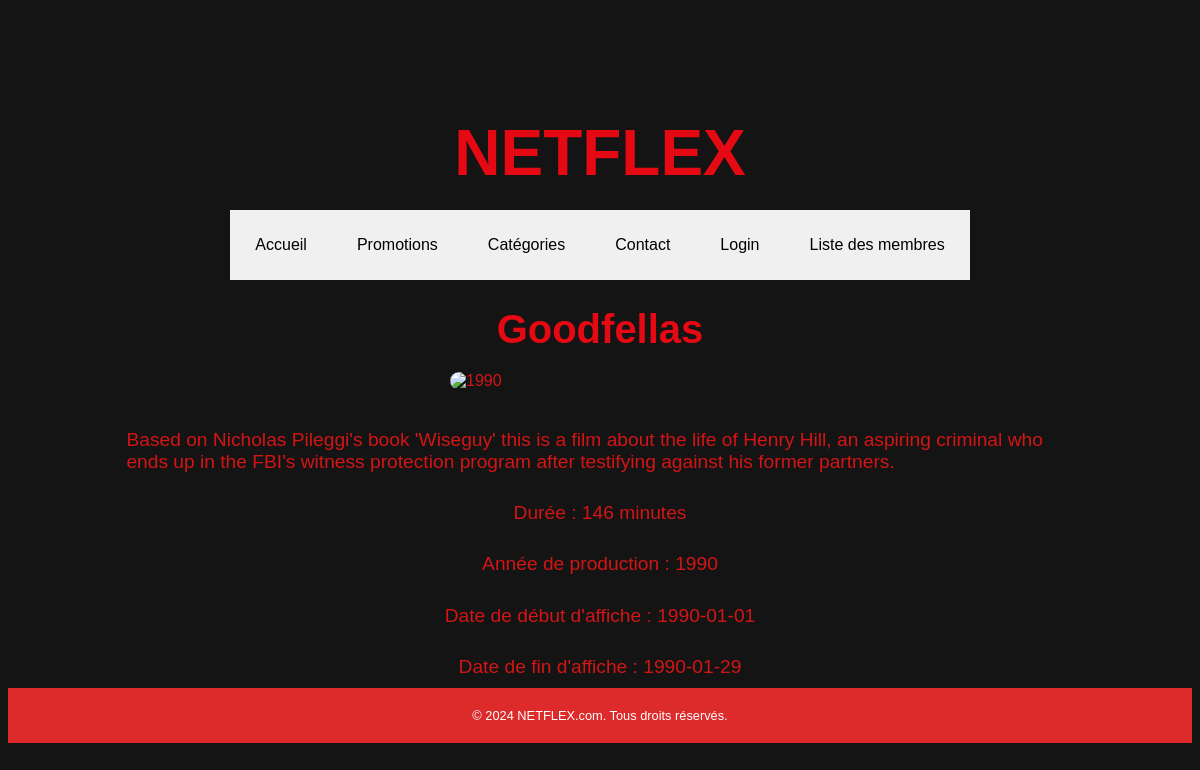
Screenshot of /film.php?id=0 with the database file from the repository.
### tables this page shows
CREATE TABLE IF NOT EXISTS `film` (
  `id` int(11) NOT NULL,
  `genre_id` tinyint(4) DEFAULT NULL,
  `distrib_id` int(11) DEFAULT NULL,
  `titre` varchar(255) NOT NULL,
  `resum` varchar(255) NOT NULL,
  `date_debut_affiche` date NOT NULL,
  `date_fin_affiche` date NOT NULL,
  `duree_min` int(11) NOT NULL,
  `annee_prod` int(11) DEFAULT NULL,
  PRIMARY KEY (`id`),
  KEY `id_genre` (`genre_id`),
  KEY `id_distrib` (`distrib_id`)
);

### film.php (called while the page is built)
<?php
require_once("helper.php");
require_once('Models/Database.class.php');
require_once('Models/Film.class.php');
$filmModel = new Film;
if (array_key_exists('id', $_GET)) {
    $film = $filmModel->getById($_GET['id']);
}
include("Views/film.php");

### Models/Database.class.php (called while the page is built, shortened)
<?php
abstract class Database {
    public function __construct() {
        $this->db = new PDO('mysql:host=localhost;dbname=cinema;charset=utf8', 'root', '');
    }
}

### Models/Film.class.php (called while the page is built, shortened)
<?php
class Film extends Database {
    public function getById($id) {
        $request = $this->db->prepare("SELECT * FROM film WHERE id = :id");
        $request->execute([
            'id' => $id
        ]);
        $data = $request->fetch(PDO::FETCH_ASSOC);
        return $data;
    }
}

### helper.php (called while the page is built)
<?php
function getPoster($name, $year) {
    $name = urlencode($name);
    $data = file_get_contents("https://api.themoviedb.org/3/search/movie?api_key=15d2ea6d0dc1d476efbca3eba2b9bbfb&query=$name&year=$year");
    $data = json_decode($data, 1);
    $url = "http://image.tmdb.org/t/p/w500/" . ($data['results'][0]['poster_path'] ?? '/9xjZS2rlVxm8SFx8kPC3aIGCOYQ.jpg');
    return $url;
}

### Views/film.php (the view, shortened to what this page needs)
<!DOCTYPE html>
<html lang="en">
<head>
    <link rel="stylesheet" href="./css/film.css">
    <link rel="stylesheet" href="./css/navbar.php">
    <link rel="stylesheet" href="./css/footer.php">
</head>
<body>
<div class="container">
<h1>NETFLEX</h1>
<?php include 'navbar.php'; ?>
    <?php if ($film): ?>
        <h1 class="title"><?php echo $film['titre']; ?></h1>
        <img src="<?= getPoster($film['titre'], $film['annee_prod']) ?>" alt="<?= $film['annee_prod'] ?>">
        <p class="summary"><?php echo $film['resum']; ?></p>
        <p class="duration">Durée : <?php echo $film['duree_min']; ?> minutes</p>
        <p class="year">Année de production : <?php echo $film['annee_prod']; ?></p>
        <p class="start-date">Date de début d'affiche : <?php echo $film['date_debut_affiche']; ?></p>
        <p class="end-date">Date de fin d'affiche : <?php echo $film['date_fin_affiche']; ?></p>
    <?php else: ?>
        <p class="error">Ce film n'existe pas.</p>
    <?php endif; ?>
</div>
<?php include './Views/footer.php'; ?>
</body>
</html>

### css/film.css (style rules this page uses)
body { background-color: #141414; color: #d31515; font-family: Arial, sans-serif; flex-direction: column; min-height: 100vh; display: flex; justify-content: center; }
.container { width: 80vw; max-width: 1200px; display: flex; flex-direction: column; align-items: center; }
h1 { text-align: center; color: #e50914; font-size: 4em; margin-bottom: 20px; }
.title { font-size: 2.5em; margin-bottom: 20px; }
.container img { width: 100%; max-width: 300px; height: auto; border-radius: 10px; object-fit: cover; margin-bottom: 20px; }
.summary, .duration, .year, .start-date, .end-date { margin-bottom: 10px; font-size: 1.2em; }

### css/navbar.css (style rules this page uses)
.container { max-width: 80%; margin: 0 auto; padding: 0 20px; }

### rows the page displays
film: titre "Goodfellas", resum "Based on Nicholas Pileggi's book 'Wiseguy' this is a film about the life of Henry Hill, an aspiring criminal who ends up in the FBI's witness protection program after testifying against his former partners.", duree_min "146", annee_prod "1990", date_debut_affiche "1990-01-01", date_fin_affiche "1990-01-29"

### other values shown
$text "Accueil"
$text "Promotions"
$text "Catégories"
$text "Contact"
$text "Login"
